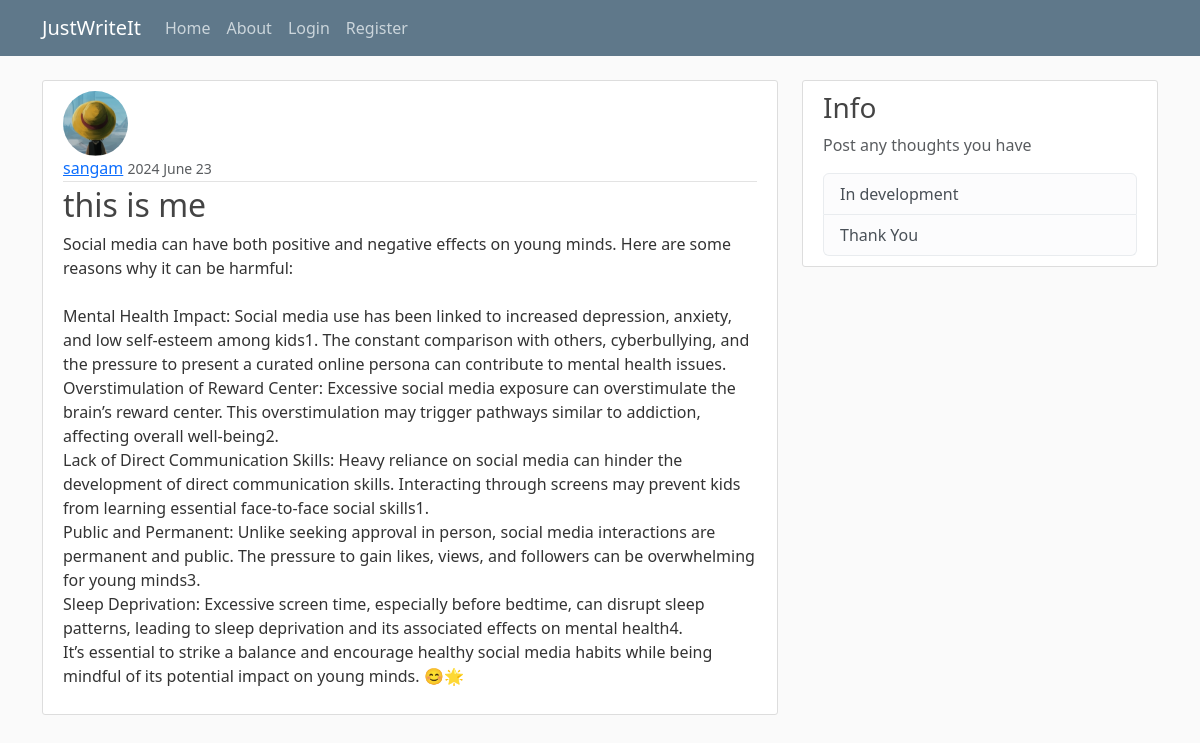
The app's page /post/4/ with its own data.
### blog/models.py (models this page shows, shortened)
class Post(models.Model):
    title = models.CharField(max_length = 100)
    content = models.TextField()
    date_posted = models.DateTimeField(default=timezone.now)
    author  = models.ForeignKey(User, on_delete=models.CASCADE)

### users/models.py (models this page shows, shortened)
class Profile(models.Model):
    user = models.OneToOneField(User, on_delete=models.CASCADE)
    image = models.ImageField(default="default.jpg", upload_to="profile_pics")

### blog/views.py (the view)
# urls.py: path('post/<int:pk>/', PostDetailView.as_view(), name='post-detail'),
class PostDetailView(DetailView):
    model = Post

### blog/templates/blog/post_detail.html (shortened to what this page needs)
{% extends "blog/base.html" %}
{% block content %}
    <article class="media content-section">
        <img class = "rounded-circle article-img" src ="{{ object.author.profile.image.url }}">
        <div class="media-body">
        <div class="article-metadata">
            <a class="mr-2" href="{% url 'user-posts' object.author.username  %}">{{ object.author }}</a>
            <small class="text-muted">{{ object.date_posted|date:"Y F d" }}</small>
        </div>
        <h2 class="article-title">{{ object.title }}</h2>
        <p class="article-content">{{ object.content }}</p>
        </div>
    </article>
{% endblock content %}

### blog/static/blog/main.css (style rules this page uses)
body { background: #fafafa; color: #333333; margin-top: 5rem; }
h1, h2, h3, h4, h5, h6 { color: #444444; }
.content-section { background: #ffffff; padding: 10px 20px; border: 1px solid #dddddd; border-radius: 3px; margin-bottom: 20px; }
.article-title { color: #444444; }
.article-content { white-space: pre-line; }
.article-img { height: 65px; width: 65px; margin-right: 16px; }
.article-metadata { padding-bottom: 1px; margin-bottom: 4px; border-bottom: 1px solid #e3e3e3 }

### records on screen
Post: author.profile.image (picture), author "sangam", date_posted "2024 June 23", title "this is me", content "Social media can have both positive and negative effects on young minds. Here are some reasons why it can be harmful: Mental Health Impact: Social media use has been linked to increased depression, anxiety, and low self-esteem among kids1. The constant comparison with others, cyberbullying, and the pressure to present a curated online persona can contribute to mental health issues. Overstimulation of Reward Center: Excessive social media exposure can overstimulate the brain’s reward center. This overstimulation may trigger pathways similar to addiction, affecting overall well-being2. Lack of Direct Communication Skills: Heavy reliance on social media can hinder the development of direct…"
